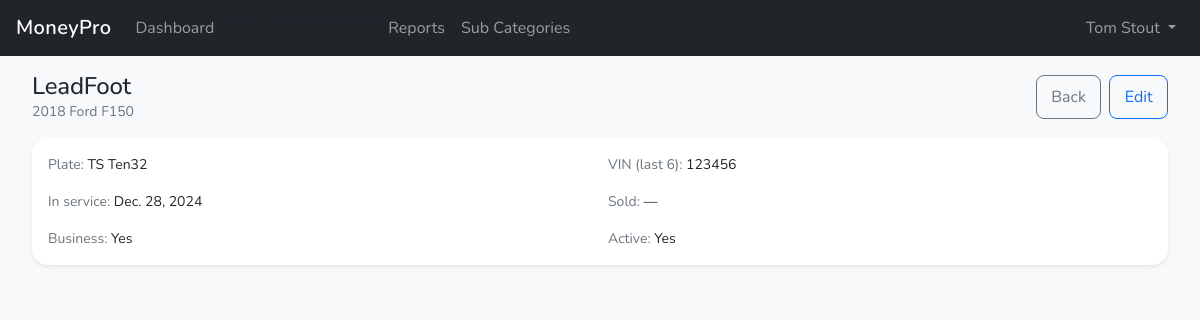
The page /vehicles/1/ (signed in) on the database its author committed.
### vehicles/models.py (models this page shows, shortened)
class Vehicle(BusinessOwnedModelMixin):
    label = models.CharField(
        max_length=120,
        help_text="What you want to see in dropdowns (e.g., 2018 Ford F-150).",
    )
    year = models.PositiveIntegerField(blank=True, null=True)
    make = models.CharField(max_length=60, blank=True)
    model = models.CharField(max_length=60, blank=True)
    vin_last6 = models.CharField(max_length=6, blank=True)
    plate = models.CharField(max_length=20, blank=True)
    in_service_date = models.DateField(blank=True, null=True, default=None)
    in_service_mileage = models.DecimalField(
        max_digits=10,
        decimal_places=1,
        validators=[MinValueValidator(0)],
        null=True,
        blank=True,
    )
    sold_date = models.DateField(blank=True, null=True, default=None)
    is_business = models.BooleanField(default=True)
    is_active = models.BooleanField(default=True)
    sort_order = models.PositiveIntegerField(default=0)
    created_at = models.DateTimeField(auto_now_add=True)
    class Meta:
        ordering = ["sort_order", "label"]
        constraints = [
            models.UniqueConstraint(fields=["business", "label"], name="uniq_vehicle_business_label"),
        ]

### vehicles/views.py (the view)
# urls.py: path("<int:pk>/", views.VehicleDetailView.as_view(), name="vehicle_detail"),
class VehicleDetailView(DetailView):
    model = Vehicle
    template_name = "vehicles/vehicle_detail.html"
    context_object_name = "vehicle"
    def get_queryset(self):
        return Vehicle.objects.filter(business=self.request.business)

### vehicles/templates/vehicles/vehicle_detail.html
{% extends "index.html" %}
{% block content %}
<div class="container-fluid px-2 px-md-3">
  <div class="d-flex justify-content-between align-items-center mb-3">
    <div>
      <h1 class="h4 mb-0">{{ vehicle.label }}</h1>
      <div class="text-muted small">
        {% if vehicle.year %}{{ vehicle.year }}{% endif %}
        {% if vehicle.make %}{{ vehicle.make }}{% endif %}
        {% if vehicle.model %}{{ vehicle.model }}{% endif %}
      </div>
    </div>
    <div class="d-flex gap-2">
      <a class="btn btn-outline-secondary" href="{% url 'vehicles:vehicle_list' %}">Back</a>
      <a class="btn btn-outline-primary" href="{% url 'vehicles:vehicle_edit' vehicle.pk %}">Edit</a>
    </div>
  </div>
  <div class="card shadow-sm border-0 rounded-4">
    <div class="card-body">
      <div class="row g-3 small">
        <div class="col-12 col-md-6"><span class="text-muted">Plate:</span> {{ vehicle.plate|default:"—" }}</div>
        <div class="col-12 col-md-6"><span class="text-muted">VIN (last 6):</span> {{ vehicle.vin_last6|default:"—" }}</div>
        <div class="col-12 col-md-6"><span class="text-muted">In service:</span> {{ vehicle.in_service_date|default:"—" }}</div>
        <div class="col-12 col-md-6"><span class="text-muted">Sold:</span> {{ vehicle.sold_date|default:"—" }}</div>
        <div class="col-12 col-md-6"><span class="text-muted">Business:</span> {{ vehicle.is_business|yesno:"Yes,No" }}</div>
        <div class="col-12 col-md-6"><span class="text-muted">Active:</span> {{ vehicle.is_active|yesno:"Yes,No" }}</div>
      </div>
    </div>
  </div>
</div>
{% endblock %}

### templates/partials/navbar.html (shortened to what this page needs)
{% load static %}
<nav class="navbar navbar-expand-lg navbar-dark bg-dark">
  <div class="container-fluid px-2 px-md-3">
    <a class="navbar-brand fw-semibold" href="/">MoneyPro</a>
    <div class="collapse navbar-collapse" id="mainNavbar">
      <ul class="navbar-nav me-auto mb-2 mb-lg-0">
        {% if user.is_authenticated %}
          {% with current_url_name=request.resolver_match.url_name current_ns=request.resolver_match.namespace %}
            <li class="nav-item">
              <a class="nav-link {% if current_ns == 'dashboard' and current_url_name == 'home' %}active{% endif %}"
                 href="{% url 'dashboard:home' %}">
                Dashboard
              </a>
            </li>
          {% endwith %}
        {% endif %}
        <li>
          <a class="dropdown-item" href="{% url 'vehicles:yearly_mileage_report' %}">Yearly Mileage Report</a>
        </li>
        <li>
          <a class="nav-link" href="{% url 'reports:home' %}">Reports</a>
        </li>
                <li>
          <a class="nav-link" href="{% url 'ledger:subcategory_list' %}">Sub Categories</a>
        </li>
      </ul>
      <ul class="navbar-nav ms-auto mb-2 mb-lg-0">
        {% if user.is_authenticated %}
          <li class="nav-item dropdown">
            <a class="nav-link dropdown-toggle" href="#"
               id="userMenu" role="button"
               data-bs-toggle="dropdown" aria-expanded="false">
              {{ user.get_full_name|default:user.email|default:user.get_username }}
            </a>
          </li>
        {% else %}
          <li class="nav-item">
            <a class="nav-link" href="{% url 'account_login' %}">Sign in</a>
          </li>
        {% endif %}
      </ul>
    </div>
  </div>
</nav>

### static/css/main.css (style rules this page uses)
:root { --color-primary: #7B9669; --color-secondary: #2C4C5C; --color-success: #3C9EA4; --color-danger: #D6794D; --color-warning: #DDB05E; --color-info: #BAC8B1; --color-bg: #f8f9fa; --color-surface: #ffffff; --color-text: #1f2933; --color-muted: #6c757d; --radius-sm: 0.375rem; --radius-md: 0.5rem; --radius-lg: 0.75rem; --shadow-sm: 0 1px 2px rgba(0,0,0,.05); --shadow-md: 0 4px 10px rgba(0,0,0,.08); }
body { font-family: "Nunito", -apple-system, BlinkMacSystemFont, "Segoe UI", Roboto, Helvetica, Arial, sans-serif; font-optical-sizing: auto; font-weight: 400; font-style: normal; background-color: var(--color-bg); color: var(--color-text); -webkit-font-smoothing: antialiased; -moz-osx-font-smoothing: grayscale; }
h1, h2, h3, h4, h5, h6 { font-weight: 600; letter-spacing: -0.01em; color: var(--color-text); }
h1 { font-size: 1.5rem; }
a { color: var(--color-primary); text-decoration: none; }
.btn { padding: 0.55rem 0.9rem; border-radius: var(--radius-md); }
.card { border-radius: var(--radius-lg); border: none; box-shadow: var(--shadow-sm); }
.navbar-brand { font-weight: 700; letter-spacing: 0.02em; }
.text-muted { color: var(--color-muted) !important; }
@media (min-width: 768px) { h1 { font-size: 1.75rem; } }

### rows shown on the page
Vehicle: label "LeadFoot", year "2018", make "Ford", model "F150", plate "TS Ten32", vin_last6 "123456", in_service_date "Dec. 28, 2024", sold_date "—", is_business "Yes", is_active "Yes"

### other values the page prints
{{ user.get_full_name|default:user.email|default:user.get_username }} "Tom Stout"
